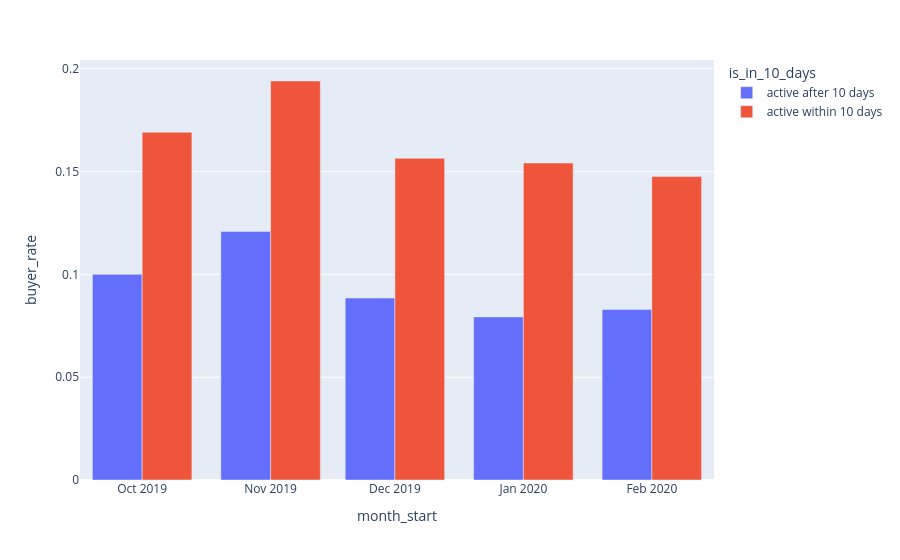

Notebook code cell kept with this figure:
### Code cell
px.bar(df_2_agg, x='month_start', y='buyer_rate', color ='is_in_10_days', barmode='group')

### Figure 1 — Plotly figure (JSON) as saved in the notebook; plotly's stock layout.template omitted (floating-point values rounded to 4 significant figures)
{"data": [{"alignmentgroup": "True", "hovertemplate": "is_in_10_days=active after 10 days<br>month_start=%{x}<br>buyer_rate=%{y}<extra></extra>", "legendgroup": "active after 10 days", "marker": {"color": "#636efa", "pattern": {"shape": ""}}, "name": "active after 10 days", "offsetgroup": "active after 10 days", "orientation": "v", "showlegend": true, "textposition": "auto", "type": "bar", "x": ["2019-10-01", "2019-11-01", "2019-12-01", "2020-01-01", "2020-02-01"], "xaxis": "x", "y": [0.1, 0.1209, 0.0885, 0.07931, 0.08288], "yaxis": "y"}, {"alignmentgroup": "True", "hovertemplate": "is_in_10_days=active within 10 days<br>month_start=%{x}<br>buyer_rate=%{y}<extra></extra>", "legendgroup": "active within 10 days", "marker": {"color": "#EF553B", "pattern": {"shape": ""}}, "name": "active within 10 days", "offsetgroup": "active within 10 days", "orientation": "v", "showlegend": true, "textposition": "auto", "type": "bar", "x": ["2019-10-01", "2019-11-01", "2019-12-01", "2020-01-01", "2020-02-01"], "xaxis": "x", "y": [0.1691, 0.1941, 0.1564, 0.1542, 0.1476], "yaxis": "y"}], "layout": {"barmode": "group", "legend": {"title": {"text": "is_in_10_days"}, "tracegroupgap": 0}, "margin": {"t": 60}, "xaxis": {"anchor": "y", "domain": [0, 1], "title": {"text": "month_start"}}, "yaxis": {"anchor": "x", "domain": [0, 1], "title": {"text": "buyer_rate"}}}}
